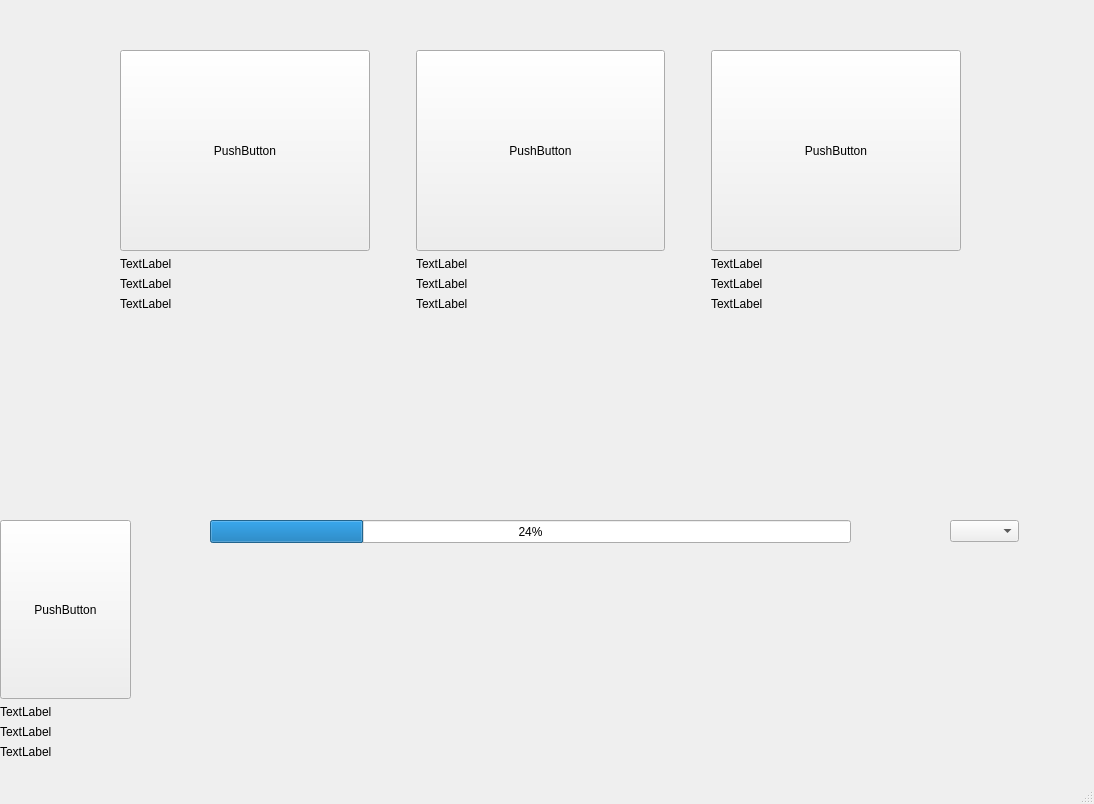
<?xml version="1.0" encoding="UTF-8"?>
<ui version="4.0">
 <class>MainWindow</class>
 <widget class="QMainWindow" name="MainWindow">
  <property name="geometry">
   <rect>
    <x>0</x>
    <y>0</y>
    <width>1094</width>
    <height>804</height>
   </rect>
  </property>
  <property name="windowTitle">
   <string>MainWindow</string>
  </property>
  <widget class="QWidget" name="centralwidget">
   <widget class="QWidget" name="layoutWidget_3">
    <property name="geometry">
     <rect>
      <x>0</x>
      <y>520</y>
      <width>131</width>
      <height>239</height>
     </rect>
    </property>
    <layout class="QVBoxLayout" name="verticalLayout_4">
     <item>
      <widget class="QPushButton" name="pushButton_2">
       <property name="sizePolicy">
        <sizepolicy hsizetype="Preferred" vsizetype="Expanding">
         <horstretch>0</horstretch>
         <verstretch>0</verstretch>
        </sizepolicy>
       </property>
       <property name="text">
        <string>PushButton</string>
       </property>
      </widget>
     </item>
     <item>
      <widget class="QLabel" name="label_10">
       <property name="text">
        <string>TextLabel</string>
       </property>
      </widget>
     </item>
     <item>
      <widget class="QLabel" name="label_11">
       <property name="text">
        <string>TextLabel</string>
       </property>
      </widget>
     </item>
     <item>
      <widget class="QLabel" name="label_12">
       <property name="text">
        <string>TextLabel</string>
       </property>
      </widget>
     </item>
    </layout>
   </widget>
   <widget class="QProgressBar" name="progressBar">
    <property name="geometry">
     <rect>
      <x>210</x>
      <y>520</y>
      <width>641</width>
      <height>23</height>
     </rect>
    </property>
    <property name="value">
     <number>24</number>
    </property>
   </widget>
   <widget class="QComboBox" name="comboBox">
    <property name="geometry">
     <rect>
      <x>950</x>
      <y>520</y>
      <width>69</width>
      <height>22</height>
     </rect>
    </property>
   </widget>
   <widget class="QWidget" name="layoutWidget">
    <property name="geometry">
     <rect>
      <x>120</x>
      <y>50</y>
      <width>841</width>
      <height>261</height>
     </rect>
    </property>
    <layout class="QHBoxLayout" name="horizontalLayout">
     <item>
      <layout class="QVBoxLayout" name="verticalLayout">
       <item>
        <widget class="QPushButton" name="pushButton">
         <property name="sizePolicy">
          <sizepolicy hsizetype="Preferred" vsizetype="Expanding">
           <horstretch>0</horstretch>
           <verstretch>0</verstretch>
          </sizepolicy>
         </property>
         <property name="text">
          <string>PushButton</string>
         </property>
        </widget>
       </item>
       <item>
        <widget class="QLabel" name="label_3">
         <property name="text">
          <string>TextLabel</string>
         </property>
        </widget>
       </item>
       <item>
        <widget class="QLabel" name="label">
         <property name="text">
          <string>TextLabel</string>
         </property>
        </widget>
       </item>
       <item>
        <widget class="QLabel" name="label_2">
         <property name="text">
          <string>TextLabel</string>
         </property>
        </widget>
       </item>
      </layout>
     </item>
     <item>
      <spacer name="horizontalSpacer">
       <property name="orientation">
        <enum>Qt::Horizontal</enum>
       </property>
       <property name="sizeType">
        <enum>QSizePolicy::Preferred</enum>
       </property>
       <property name="sizeHint" stdset="0">
        <size>
         <width>40</width>
         <height>20</height>
        </size>
       </property>
      </spacer>
     </item>
     <item>
      <layout class="QVBoxLayout" name="verticalLayout_2">
       <item>
        <widget class="QPushButton" name="pushButton_4">
         <property name="sizePolicy">
          <sizepolicy hsizetype="Preferred" vsizetype="Expanding">
           <horstretch>0</horstretch>
           <verstretch>0</verstretch>
          </sizepolicy>
         </property>
         <property name="text">
          <string>PushButton</string>
         </property>
        </widget>
       </item>
       <item>
        <widget class="QLabel" name="label_4">
         <property name="text">
          <string>TextLabel</string>
         </property>
        </widget>
       </item>
       <item>
        <widget class="QLabel" name="label_5">
         <property name="text">
          <string>TextLabel</string>
         </property>
        </widget>
       </item>
       <item>
        <widget class="QLabel" name="label_6">
         <property name="text">
          <string>TextLabel</string>
         </property>
        </widget>
       </item>
      </layout>
     </item>
     <item>
      <spacer name="horizontalSpacer_2">
       <property name="orientation">
        <enum>Qt::Horizontal</enum>
       </property>
       <property name="sizeType">
        <enum>QSizePolicy::Preferred</enum>
       </property>
       <property name="sizeHint" stdset="0">
        <size>
         <width>40</width>
         <height>20</height>
        </size>
       </property>
      </spacer>
     </item>
     <item>
      <layout class="QVBoxLayout" name="verticalLayout_3">
       <item>
        <widget class="QPushButton" name="pushButton_5">
         <property name="sizePolicy">
          <sizepolicy hsizetype="Preferred" vsizetype="Expanding">
           <horstretch>0</horstretch>
           <verstretch>0</verstretch>
          </sizepolicy>
         </property>
         <property name="text">
          <string>PushButton</string>
         </property>
        </widget>
       </item>
       <item>
        <widget class="QLabel" name="label_7">
         <property name="text">
          <string>TextLabel</string>
         </property>
        </widget>
       </item>
       <item>
        <widget class="QLabel" name="label_8">
         <property name="text">
          <string>TextLabel</string>
         </property>
        </widget>
       </item>
       <item>
        <widget class="QLabel" name="label_9">
         <property name="text">
          <string>TextLabel</string>
         </property>
        </widget>
       </item>
      </layout>
     </item>
    </layout>
   </widget>
   <widget class="QWidget" name="horizontalLayoutWidget">
    <property name="geometry">
     <rect>
      <x>210</x>
      <y>560</y>
      <width>811</width>
      <height>181</height>
     </rect>
    </property>
    <layout class="QHBoxLayout" name="CardBox"/>
   </widget>
  </widget>
  <widget class="QMenuBar" name="menubar">
   <property name="geometry">
    <rect>
     <x>0</x>
     <y>0</y>
     <width>1094</width>
     <height>21</height>
    </rect>
   </property>
  </widget>
  <widget class="QStatusBar" name="statusbar"/>
 </widget>
 <resources/>
 <connections/>
</ui>
